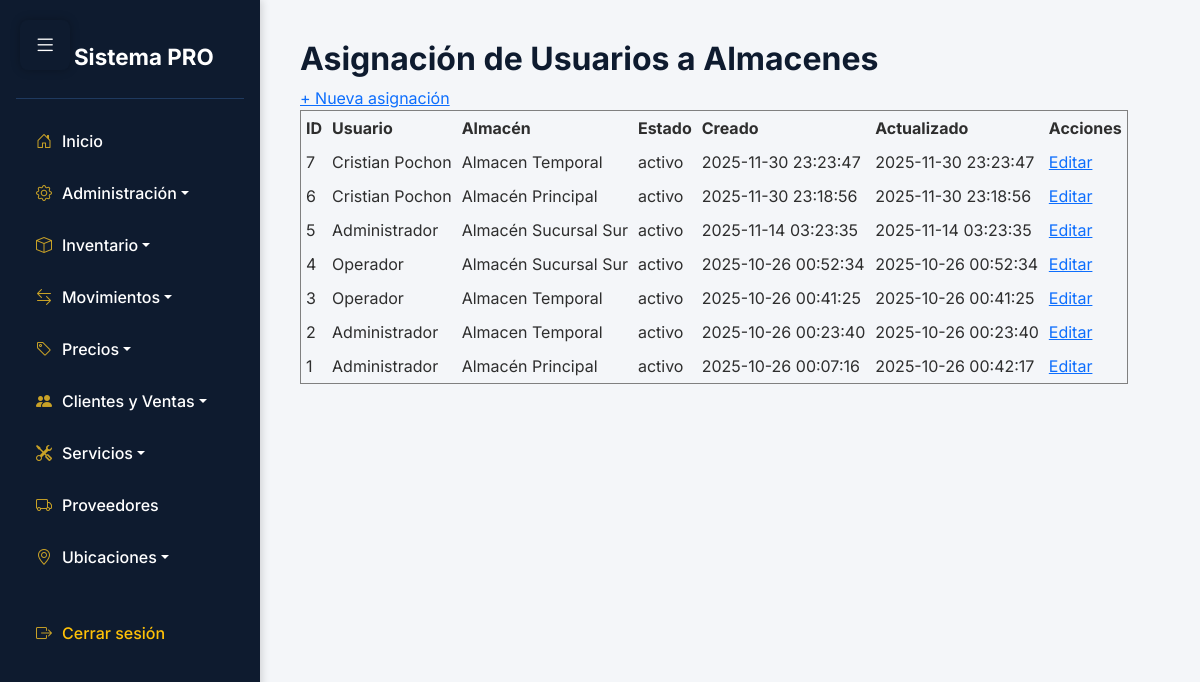
/app/vista/Usuario_almacen/listar.php (signed in), run on the app's committed database.
### tables this page shows
CREATE TABLE `usuario_almacen` (
  `id` int NOT NULL,
  `usuario_id` int NOT NULL,
  `almacen_id` int NOT NULL,
  `estado_id` int NOT NULL DEFAULT '1',
  `creado_en` timestamp NULL DEFAULT CURRENT_TIMESTAMP,
  `actualizado_en` timestamp NULL DEFAULT CURRENT_TIMESTAMP ON UPDATE CURRENT_TIMESTAMP
);

CREATE TABLE `usuarios` (
  `id` int NOT NULL,
  `nombre` varchar(100) NOT NULL,
  `correo` varchar(100) NOT NULL,
  `contrasena` varchar(255) NOT NULL,
  `estado_id` int NOT NULL,
  `creado_en` datetime DEFAULT CURRENT_TIMESTAMP,
  `actualizado_en` datetime DEFAULT CURRENT_TIMESTAMP ON UPDATE CURRENT_TIMESTAMP
);

CREATE TABLE `almacenes` (
  `id` int NOT NULL,
  `codigo` varchar(20) NOT NULL,
  `nombre` varchar(100) NOT NULL,
  `ubicacion` text,
  `descripcion` text,
  `responsable_usuario_id` int DEFAULT NULL,
  `estado_id` int NOT NULL DEFAULT '1',
  `usuario_creador_id` int DEFAULT NULL,
  `usuario_modificador_id` int DEFAULT NULL,
  `creado_en` datetime DEFAULT CURRENT_TIMESTAMP,
  `actualizado_en` datetime DEFAULT CURRENT_TIMESTAMP ON UPDATE CURRENT_TIMESTAMP
);

CREATE TABLE `estados` (
  `id` int NOT NULL,
  `nombre` varchar(50) NOT NULL,
  `descripcion` text,
  `aplica_a` varchar(100) DEFAULT NULL COMMENT 'A qué entidades aplica este estado',
  `creado_en` datetime DEFAULT CURRENT_TIMESTAMP,
  `actualizado_en` datetime DEFAULT CURRENT_TIMESTAMP ON UPDATE CURRENT_TIMESTAMP
);

### app/Conexion/Conexion.php (called while the page is built)
<?php
class Conexion {
    private $conexion;
    private $host = 'localhost';
    private $dbName = 'aegis';
    private $username = 'root';
    private $password = '';
    public function __construct() {
        try {
            $this->conexion = new PDO(
                "mysql:host=$this->host;dbname=$this->dbName",
                $this->username,
                $this->password
            );
            $this->conexion->setAttribute(PDO::ATTR_ERRMODE, PDO::ERRMODE_EXCEPTION);
        } catch (PDOException $e) {
            die("Error de conexión: " . $e->getMessage());
        }
    }
    public function getConexion() {
        return $this->conexion;
    }
}
?>

### app/Controlador/UsuarioAlmacenControlador.php (called while the page is built, shortened)
<?php
require_once __DIR__ . '/../Modelo/Usuario_Almacen.php';
class UsuarioAlmacenControlador {
    private $modelo;
    public function __construct() {
        $this->modelo = new UsuarioAlmacen();
    }
    public function listar() {
        return $this->modelo->listar();
    }
}

### app/Modelo/Usuario_Almacen.php (called while the page is built, shortened)
<?php
require_once __DIR__ . '/../Conexion/Conexion.php';
class UsuarioAlmacen {
    private $conexion;
    public function __construct() {
        $this->conexion = new Conexion();
    }
    public function listar() {
        $sql = "SELECT ua.id,
                       u.nombre AS usuario,
                       a.nombre AS almacen,
                       e.nombre AS estado,
                       ua.creado_en,
                       ua.actualizado_en
                FROM usuario_almacen ua
                INNER JOIN usuarios u ON ua.usuario_id = u.id
                INNER JOIN almacenes a ON ua.almacen_id = a.id
                INNER JOIN estados e ON ua.estado_id = e.id
                ORDER BY ua.id DESC";
        $stmt = $this->conexion->getConexion()->prepare($sql);
        $stmt->execute();
        return $stmt->fetchAll(PDO::FETCH_ASSOC);
    }
}

### app/Vista/Usuario_almacen/listar.php (the view, shortened to what this page needs)
<?php
require_once '../../controlador/UsuarioAlmacenControlador.php';
require_once '../../../includes/sidebar.php';
$controlador = new UsuarioAlmacenControlador();
$registros = $controlador->listar();
?>
<h2>Asignación de Usuarios a Almacenes</h2>
<a href="nuevo.php">+ Nueva asignación</a>
<table border="1" cellpadding="5" cellspacing="0">
    <thead>
        <tr>
            <th>ID</th>
            <th>Usuario</th>
            <th>Almacén</th>
            <th>Estado</th>
            <th>Creado</th>
            <th>Actualizado</th>
            <th>Acciones</th>
        </tr>
    </thead>
    <tbody>
        <?php foreach ($registros as $r): ?>
            <tr>
                <td><?= htmlspecialchars($r['id']) ?></td>
                <td><?= htmlspecialchars($r['usuario']) ?></td>
                <td><?= htmlspecialchars($r['almacen']) ?></td>
                <td><?= htmlspecialchars($r['estado']) ?></td>
                <td><?= htmlspecialchars($r['creado_en']) ?></td>
                <td><?= htmlspecialchars($r['actualizado_en']) ?></td>
                <td>
                    <a href="editar.php?id=<?= $r['id'] ?>">Editar</a>
                </td>
            </tr>
        <?php endforeach; ?>
    </tbody>
</table>

### includes/sidebar.php (style rules this page uses)
:root { --sidebar-bg: #0e1b2f; --sidebar-hover: #1f3a5f; --accent-gold: #c9a227; --body-bg: #f4f6f9; --text-light: #ffffff; --text-dark: #2e2e2e; }
body { font-family: 'Inter', sans-serif; background-color: var(--body-bg); color: var(--text-dark); margin: 0; padding: 0; }
h1, h2, h3 { color: var(--sidebar-bg); font-weight: 700; }

### data on the page
usuario_almacen: id "7", usuario.nombre "Cristian Pochon", almacen.nombre "Almacen Temporal", estado.nombre "activo", creado_en "2025-11-30 23:23:47", actualizado_en "2025-11-30 23:23:47"
usuario_almacen: id "6", usuario.nombre "Cristian Pochon", almacen.nombre "Almacén Principal", estado.nombre "activo", creado_en "2025-11-30 23:18:56", actualizado_en "2025-11-30 23:18:56"
usuario_almacen: id "5", usuario.nombre "Administrador", almacen.nombre "Almacén Sucursal Sur", estado.nombre "activo", creado_en "2025-11-14 03:23:35", actualizado_en "2025-11-14 03:23:35"
usuario_almacen: id "4", usuario.nombre "Operador", almacen.nombre "Almacén Sucursal Sur", estado.nombre "activo", creado_en "2025-10-26 00:52:34", actualizado_en "2025-10-26 00:52:34"
usuario_almacen: id "3", usuario.nombre "Operador", almacen.nombre "Almacen Temporal", estado.nombre "activo", creado_en "2025-10-26 00:41:25", actualizado_en "2025-10-26 00:41:25"
usuario_almacen: id "2", usuario.nombre "Administrador", almacen.nombre "Almacen Temporal", estado.nombre "activo", creado_en "2025-10-26 00:23:40", actualizado_en "2025-10-26 00:23:40"
usuario_almacen: id "1", usuario.nombre "Administrador", almacen.nombre "Almacén Principal", estado.nombre "activo", creado_en "2025-10-26 00:07:16", actualizado_en "2025-10-26 00:42:17"
